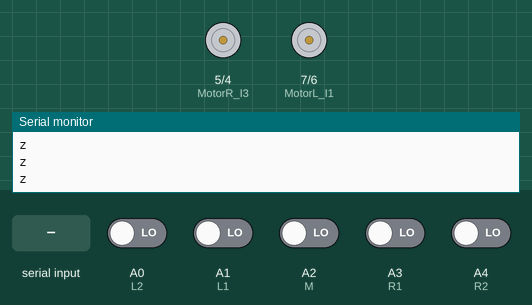
Recording of a sketch running on a simulated Arduino Uno, built with avr-gcc and run on an emulated ATmega328P. Parts: motor-driver pin pairs drawn as motors (green arrow = first pin HIGH = forward, orange = second pin HIGH = backward, longer = more drive, scaled by the enable pin), the last lines printed to the serial monitor. Inputs (shaded band) come from the test bench; at power-on: A0 (L2), A1 (L1), A2 (M), A3 (R1), A4 (R2) LOW.

Above: at 1.2 s.
1.3 s: "s" received over the second serial link
At 2.1 s:
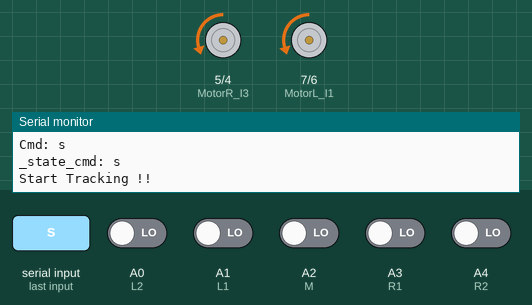
2.8 s: A0 (L2) driven HIGH
At 3.2 s:
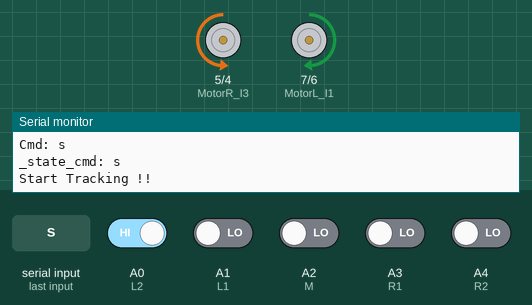
4.3 s: A1 (L1) driven HIGH
At 5.5 s:
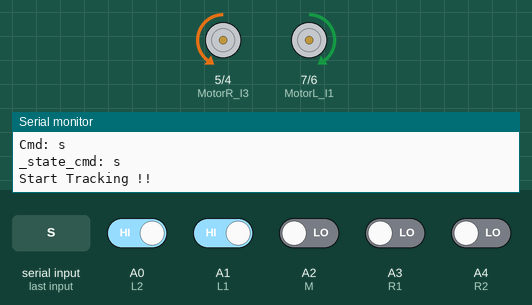
5.8 s: A3 (R1) driven HIGH
At 6.7 s:
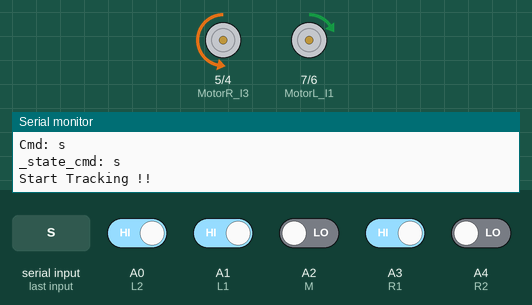
7.3 s: A2 (M) driven HIGH
At 7.9 s:
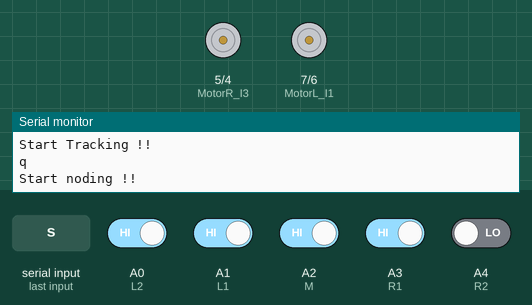
8.8 s: "u" received over the second serial link
At 9.04 s:
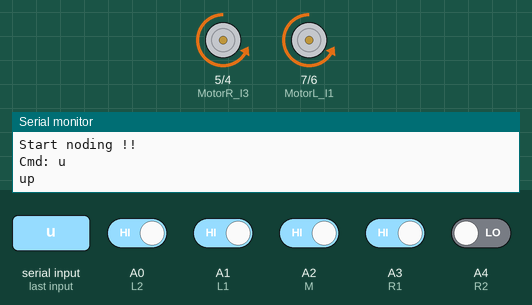
Timing chart, 0 to 11.7 s (numbered marks = the images above; inputs shaded):
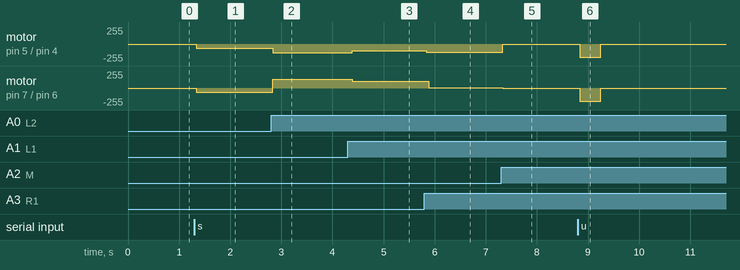

Measured:
- after the input at 1.3 s, motor on pin 5 (MotorR_I3) / pin 4 (MotorR_I4), motor on pin 7 (MotorL_I1) / pin 6 (MotorL_I2): stopped → backward 60/255 at once
- after the input at 2.8 s, motor on pin 5 (MotorR_I3) / pin 4 (MotorR_I4): backward 60/255 → backward 132/255 at once; motor on pin 7 (MotorL_I1) / pin 6 (MotorL_I2): backward 60/255 → forward 132/255 at once
- after the input at 4.3 s, motor on pin 5 (MotorR_I3) / pin 4 (MotorR_I4): backward 132/255 → backward 99/255 after 0.09 s; motor on pin 7 (MotorL_I1) / pin 6 (MotorL_I2): forward 132/255 → forward 99/255 after 0.09 s
- after the input at 5.8 s, motor on pin 5 (MotorR_I3) / pin 4 (MotorR_I4): backward 99/255 → backward 126/255 at once; motor on pin 7 (MotorL_I1) / pin 6 (MotorL_I2): forward 99/255 → forward 6/255 after 0.09 s
- after the input at 7.3 s, motor on pin 5 (MotorR_I3) / pin 4 (MotorR_I4): backward 126/255 → stopped at once; motor on pin 7 (MotorL_I1) / pin 6 (MotorL_I2): forward 6/255 → stopped at once
- after the input at 8.8 s, motor on pin 5 (MotorR_I3) / pin 4 (MotorR_I4), motor on pin 7 (MotorL_I1) / pin 6 (MotorL_I2): stopped → backward 200/255 at once, → stopped 0.41 s later

The sketch:

carcargo.ino
```cpp
#include<SoftwareSerial.h>

#include "track.h"
#include "node.h"
#include "bluetooth.h"

enum ControlState
{
   START_STATE,
   TRACKING_STATE,
   NODE_STATE,
};

// global variable
ControlState _state;               // Control State
char  _state_cmd = 'n';                        // Command
char _brutalstop='x';
Tracking_Mode carcartrack;
Node_Mode carcarnode;

// function
void Start_Mode();
//void MotorWriting(double& vR, double& vL);
void SetState();

void setup()
{
    Serial.begin(9600);
    I2CBT.begin(9600);
    SPI.begin();
    mfrc522.PCD_Init();
    pinMode(MotorL_I1,   OUTPUT);
    pinMode(MotorL_I2,   OUTPUT);
    pinMode(MotorR_I3,   OUTPUT);
    pinMode(MotorR_I4,   OUTPUT);
    pinMode(MotorR_PWMR, OUTPUT);
    pinMode(MotorL_PWML, OUTPUT);
    pinMode(R1, INPUT);
    pinMode(R2, INPUT);
    pinMode(M,  INPUT);
    pinMode(L1, INPUT);
    pinMode(L2, INPUT);
    _state = START_STATE;      // Control State
    Serial.println("Start!");

}


void loop()
{
      I2CBT.write("hiiii");
      //Serial.println("oop");
      if(_state == START_STATE) Start_Mode();
      else if(_state == TRACKING_STATE) carcartrack.track();
      else if(_state == NODE_STATE) carcarnode.noding();
      SetState();
}

void SetState()
{

   if(_state == START_STATE)
   {
      Serial.println('z');
      get_cmd(_state_cmd);
      if (_state_cmd == 's') {
          _state = TRACKING_STATE;
          Serial.print("_state_cmd: ");
          Serial.println('s');
          Serial.println("Start Tracking !!");
          _state_cmd = 'n';
      }
      else { _state = _state; }
   }
   else if(_state == TRACKING_STATE){
      if(carcartrack.detect_node()){
         _state = NODE_STATE;
         //BTsend('q');
         Serial.println("Start noding !!");
      }
      else if(carcartrack.BrutalStop())
      {
          _state = START_STATE;
          Serial.println("Stop and set to start mode");
          carcartrack.brutalcmd='x';
      }
      else { _state = _state; }
   }
   else if( _state == NODE_STATE){
      if(carcarnode.node_complete){
         _state = TRACKING_STATE;
         carcarnode.node_complete=false;
         Serial.println("Tracking Again!!");
      }
      else if(carcarnode.node_brutal_stop==true)
      {
          _state = START_STATE;
          Serial.println("Stop and set to start mode");
          carcarnode.node_brutal_stop=false;
      }
      else { _state = _state; }
   }
}

void Start_Mode() {
   analogWrite(MotorR_PWMR,0);
   analogWrite(MotorL_PWML,0);
   digitalWrite(MotorL_I1,LOW);
   digitalWrite(MotorL_I2,LOW);
   digitalWrite(MotorR_I3,LOW);
   digitalWrite(MotorR_I4,LOW);
   carcartrack.MotorWriting(0,0);
}
```

RFID.h
```cpp
#ifndef RFID_H
#define RFID_H

#include <SPI.h>
#include <MFRC522.h>     // 引用程式庫
/* pin---- SDA:9 SCK:13 MOSI:11 MISO:12 GND:GND RST:9  */

#define RST_PIN      A5        // RFID resetpin
#define SS_PIN       10      // RFID selection pin
MFRC522 mfrc522(SS_PIN, RST_PIN);  // MFRC522 object declaration

byte* rfid(byte* idSize) //return the pointer of the array that stores each byte of the id (the length of the array is *idSize)
{
    // 確認是否有新卡片
    //Serial.println("in the rfid function");
    bool tmp=mfrc522.PICC_IsNewCardPresent();
    bool tmp2=mfrc522.PICC_ReadCardSerial();
    //Serial.println(tmp);
    //Serial.println(tmp2);
    if (tmp && tmp2)   //mfrc522.PICC_IsNewCardPresent() && mfrc522.PICC_ReadCardSerial())
    {
        //Serial.println("yeah");
        byte *id = mfrc522.uid.uidByte;   // 取得卡片的UID
        *idSize = mfrc522.uid.size;   // 取得UID的長度

        //Serial.print("PICC type: ");      // 顯示卡片類型
        // 根據卡片回應的SAK值（mfrc522.uid.sak）判斷卡片類型
        MFRC522::PICC_Type piccType = mfrc522.PICC_GetType(mfrc522.uid.sak);
        /*Serial.println(mfrc522.PICC_GetTypeName(piccType));

        //Serial.print("UID Size: ");       // 顯示卡片的UID長度值
        //Serial.println(idSize);

        for (byte i = 0; i < *idSize; i++) {  // 逐一顯示UID碼
          Serial.print("id[");
          Serial.print(i);
          Serial.print("]: ");
          Serial.println(id[i], HEX);       // 以16進位顯示UID值
        }

        Serial.println();*/

        mfrc522.PICC_HaltA();  // 讓卡片進入停止模式
        return id;
    }
    //delay(100);
    return 0;
}

#endif
```

bluetooth.h
```cpp
#ifndef BLUETOOTH_H
#define BLUETOOTH_H

#include<SoftwareSerial.h>
#include "RFID.h"

SoftwareSerial I2CBT(8,1);   //bluetooth RX,TX
// TODO: return the direction based on the command you read

void get_cmd(char &_cmd)
{
   delay(50);
   if(I2CBT.available())
   {
    _cmd=I2CBT.read();
    Serial.print("Cmd: ");
    Serial.println(_cmd);
   }
}

void BTsend(char c)
{
    //I2CBT.write(c);
    Serial.println(c);
}
#endif
```

node.h
```cpp
#ifndef NODE_H
#define NODE_H

//dir 0,1,2,3

// TODO: determine the behavior of each port when occuring a node(here represented as an integer)
#include"track.h"
#include"bluetooth.h"

class Node_Mode: public Tracking_Mode
{
private:
    int i;
    char cmd;
    int dir;
    int l2,l1,m,r1,r2;
    int turn_delay;
    int straight_delay;
    int return_delay;
    //bool need_to_detect;
    int u_delay;
    byte* id;
    byte _idsize;
public:
   Node_Mode();
   bool node_complete;
   bool node_brutal_stop;
   void noding();
   void turn (int dir);
   void moving ();
   bool detect_RFID();
   bool send_RFID();
   bool extra_detect_RFID();
   //bool checking ();
};

Node_Mode::Node_Mode()
{
    i=0;
    cmd = 'n';
    dir = 5;
    l2 = 0;
    l1 = 0;
    m = 0;
    r1 = 0;
    r2 = 0;
    turn_delay = 685; //可以改
    return_delay=700;//7.2V的時候
    straight_delay = 50; //
    u_delay=400;
    node_complete = false;
    //need_to_detect=false;
    node_brutal_stop=false;
    id=0;
    _idsize=0;
}

void Node_Mode::moving()
{
    MotorWriting(200,200);
    delay(straight_delay);
}


void Node_Mode::noding()
{
    do
    {
      MotorWriting(0,0);
      //Serial.println("waiting for a command in node mode");
      get_cmd(cmd);
    }while(cmd!='u' && cmd!='d' && cmd!='r' && cmd!='l' && cmd!='a' && cmd!='h');
    if(cmd=='u'){
      dir=0;
      Serial.println("up");
    }
    else if(cmd=='d'){
      dir=1;
      Serial.println("down");
    }
    else if(cmd=='r'){
      dir=2;
      Serial.println("right");
    }
    else if(cmd=='l')
    {
      dir=3;
      Serial.println("left");
    }

    if(cmd=='a')
    {
       node_complete=false;
       node_brutal_stop=true;
    }
    else if(cmd=='h')
    {
      //need_to_detect=false;
      bool detect=false;
      detect=detect_RFID();
      if(!detect)
      {
        MotorWriting(75,75);
        delay(100);
        MotorWriting(0,0);
        detect=detect_RFID();
        if(detect)Serial.println("detect RFID after going ahead");
      }
      if(!detect)
      {
        detect=extra_detect_RFID();
      }
      if(detect)
      {
        send_RFID();
        //need_to_detect=false;
        Serial.println("detect RFID before turning");
      }
      else
      {
        Serial.println("no rfid");
      }
      node_complete=false;
    }
    else
    {
       turn(dir);
       dir = 5;
       node_complete=true;
    }
    cmd='n';
}

void Node_Mode::turn(int dir)
{
  unsigned long int time1;
  unsigned long int time2;
  bool detected=false;//確認RFID是否已經偵測並傳出，如果轉完還是沒有傳的話要想個辦法(寫在這個function最下面)
  switch(dir)
  {
  case 0:
    MotorWriting(200,200);
    delay(u_delay);
    break;
  case 1:
    moving();
    MotorWriting(75,75);
    delay(300);
    MotorWriting(-200,200);
    delay(return_delay);
    break;
  case 2:
    moving();
    MotorWriting(0,200);
    delay(turn_delay);
    break;
  case 3:
    moving();
    MotorWriting(200,0);
    delay(turn_delay);
    break;
  }
}

bool Node_Mode::detect_RFID()
{
   id=rfid(&_idsize);
   if(id!=0)return true;
   else if(id==0)return false;
}

bool Node_Mode::send_RFID()
{
   if(id!=0)
   {
       Serial.println('y');
       delay(500);
       for(int i=0;i<_idsize;i++)
       {
          Serial.println(id[i]);
       }
       delay(1000);
       id=0; //把id調回0，下次要偵測的時候才不會混淆
       _idsize=0;
       Serial.println("sent");
       return true;
   }
   return false;
}

bool Node_Mode::extra_detect_RFID()
{
    bool detect=false;
    Serial.println("extra detect");
    for(int i=0;i<3;i++)
    {
      MotorWriting(75,75);
      delay(100);
      MotorWriting(0,0);
      detect=detect_RFID();
      if(detect) return true;
      MotorWriting(-75,-75);
      delay(100);
      MotorWriting(0,0);
      detect=detect_RFID();
      if(detect) return true;
    }
    return false;
}

#endif
```

track.h
```cpp
#ifndef TRACK_H
#define TRACK_H

#include "bluetooth.h"

#define MotorL_I1     7  //定義 I1 接腳
#define MotorL_I2     6  //定義 I2 接腳
#define MotorR_I3     5  //定義 I3 接腳
#define MotorR_I4     4 //定義 I4 接腳
#define MotorR_PWMR    3  //定義 ENB (PWM調速) 接腳
#define MotorL_PWML    9  //定義 ENA (PWM調速) 接腳

#define R2  A4  // Define Second Right Sensor Pin
#define R1  A3  // Define First Right Sensor Pin
#define M   A2  // Define Middle Sensor Pin
#define L1  A1  // Define First Left Sensor Pin
#define L2  A0  // Define Second Leftt Sensor Pin


class Tracking_Mode
{
private:
  //int detect_black; //一個參數 用來偵測node的黑線 避免車子一歪就暫停
protected:
  int l2, l1, m, r1, r2;
  /*int last_l2;
  int last_l1;
  int last_m;
  int last_r1;
  int last_r2;*/
  double _Tp ;                         // Velocity of Car
  double _w2 ;                       // Weight Value for the Outer Sensor
  double _w1 ;                   // Weight Value for the Inner Sensor
  double _Kp ;                       // _Kp Parameter
  double _Kd ;                        // _Kd Parameter
  double _Ki ;                         // _Ki Parameter
  double _LastError ;
  double _integral ;                     // Integral from Starting point
  bool R_dir ;                        // if dir == ture, mean right-motor is forwarding. On the other hand, backwarding.
  bool L_dir ;
public:
  char brutalcmd;
  Tracking_Mode();
  void track();//shin gee
  void MotorWriting(double vR, double vL);
  bool detect_node();
  bool BrutalStop();
};

Tracking_Mode::Tracking_Mode(){
  //detect_black = 1;                         //一個參數 用來偵測node的黑線 避免車子一歪就暫停
  brutalcmd='x';
  l2 = 0;
  l1 = 0;
  m = 0;
  r1 = 0;
  r2 = 0;
  _Tp = 60;                         // Velocity of Car
  _w2 = 2 ;                       // Weight Value for the Outer Sensor
  _w1 = _w2/2.0;                     // Weight Value for the Inner Sensor
  _Kp = 60;                          // _Kp Parameter
  _Kd = 0.03;                        // _Kd Parameter
  _LastError = 0;
  _Ki = 6.0;                         // _Ki Parameter
  _integral = 0;                     // Integral from Starting point
  R_dir = true;                        // if dir == ture, mean right-motor is forwarding. On the other hand, backwarding.
  L_dir = true;
}


void Tracking_Mode::track()
{
    //Serial.println("track now");
    l2=digitalRead(L2);
    l1=digitalRead(L1);
    m=digitalRead(M);
    r1=digitalRead(R1);
    r2=digitalRead(R2);
    _Tp = 60;
    double error=_w2*l2+_w1*l1-_w2*r2-_w1*r1;
    if((l1+l2==2)||(l1+m==2)||(r1+m==2)||(r1+r2==2))error=error/2;
    double revise = 4/5;                                           //need to test
    _integral = revise*_integral + error;
    if(error>=1.5) _Tp=0;
    double power=_Kp*error + _Ki*_integral;
    double vR=_Tp+power;
    double vL=_Tp-power;
    MotorWriting((int)vR, (int)vL);
}

bool Tracking_Mode::BrutalStop()
{
    get_cmd(brutalcmd);
    if(brutalcmd=='a')
    {
      MotorWriting(0,0);
      return true;
    }
    else return false;
}

void Tracking_Mode::MotorWriting(double vR, double vL)
{
   analogWrite(MotorL_PWML,0);
   analogWrite(MotorR_PWMR,0);
   if(vL<0)
   {
       digitalWrite(MotorL_I2,LOW);
       digitalWrite(MotorL_I1,HIGH);
       vL=-vL;
   }
   else
   {
        digitalWrite(MotorL_I1,LOW);
        digitalWrite(MotorL_I2,HIGH);
   }
   analogWrite(MotorL_PWML,vL);
   if(vR<0){
       digitalWrite(MotorR_I4,LOW);
       digitalWrite(MotorR_I3,HIGH);
       vR=-vR;
   }
   else{
      digitalWrite(MotorR_I3,LOW);
      digitalWrite(MotorR_I4,HIGH);
   }
   analogWrite(MotorR_PWMR,vR);
}

bool Tracking_Mode::detect_node()//黑線是1 白線是0
{
    bool i;
	  l2=digitalRead(L2);
    l1=digitalRead(L1);
    m=digitalRead(M);
    r1=digitalRead(R1);
    r2=digitalRead(R2);
    if ( l2 + l1 + m + r1 + r2 >= 3)
    {
      if (l2 + l1 + m + r1 + r2 == 5)  i=true;
      else if (l2 + l1 + m + r1 + r2 == 4)
      {
        if (l2==0)  i=true;
        else if (r2==0)  i=true;
      }
      else if (l2 + l1 + m + r1 + r2 == 3)
      {
        if (l2==0&&l1==0)  i=true;
        else if (r2==0&&r1==0)  i=true;
      }
    }
    else i=false;
    if (i)
    {
      MotorWriting(0,0);
      //delay(1000);
      Serial.println('q');
      return true;
    }
    else
    {
      //Serial.println('q');
      //return true;
      return false;
    }
}

#endif
```
